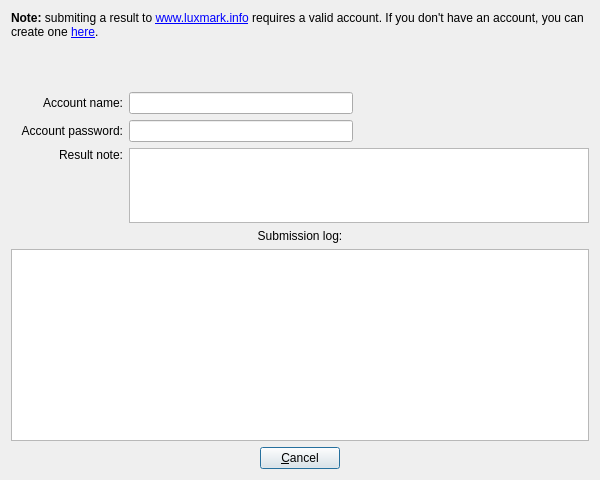
<?xml version="1.0" encoding="UTF-8"?>
<ui version="4.0">
 <class>SubmitDialog</class>
 <widget class="QDialog" name="SubmitDialog">
  <property name="geometry">
   <rect>
    <x>0</x>
    <y>0</y>
    <width>600</width>
    <height>480</height>
   </rect>
  </property>
  <property name="windowTitle">
   <string>Dialog</string>
  </property>
  <property name="windowIcon">
   <iconset resource="resources.qrc">
    <normaloff>:/images/resources/SLG_luxball_sppm_small.png</normaloff>:/images/resources/SLG_luxball_sppm_small.png</iconset>
  </property>
  <property name="modal">
   <bool>true</bool>
  </property>
  <layout class="QGridLayout" name="gridLayout">
   <item row="1" column="0">
    <widget class="QLabel" name="accountNameLabel">
     <property name="text">
      <string>Account name:</string>
     </property>
     <property name="alignment">
      <set>Qt::AlignRight|Qt::AlignTrailing|Qt::AlignVCenter</set>
     </property>
    </widget>
   </item>
   <item row="1" column="1">
    <widget class="QLineEdit" name="nameEdit">
     <property name="sizePolicy">
      <sizepolicy hsizetype="Expanding" vsizetype="Preferred">
       <horstretch>2</horstretch>
       <verstretch>0</verstretch>
      </sizepolicy>
     </property>
     <property name="echoMode">
      <enum>QLineEdit::Normal</enum>
     </property>
    </widget>
   </item>
   <item row="2" column="0">
    <widget class="QLabel" name="accountPwdLabel">
     <property name="text">
      <string>Account password:</string>
     </property>
     <property name="alignment">
      <set>Qt::AlignRight|Qt::AlignTrailing|Qt::AlignVCenter</set>
     </property>
    </widget>
   </item>
   <item row="2" column="1">
    <widget class="QLineEdit" name="pwdEdit">
     <property name="sizePolicy">
      <sizepolicy hsizetype="Expanding" vsizetype="Preferred">
       <horstretch>2</horstretch>
       <verstretch>0</verstretch>
      </sizepolicy>
     </property>
     <property name="echoMode">
      <enum>QLineEdit::Password</enum>
     </property>
    </widget>
   </item>
   <item row="3" column="0">
    <widget class="QLabel" name="resultNoteLabel">
     <property name="text">
      <string>Result note:</string>
     </property>
     <property name="alignment">
      <set>Qt::AlignRight|Qt::AlignTop|Qt::AlignTrailing</set>
     </property>
    </widget>
   </item>
   <item row="3" column="1" colspan="3">
    <widget class="QPlainTextEdit" name="noteTextEdit">
     <property name="sizePolicy">
      <sizepolicy hsizetype="Expanding" vsizetype="Expanding">
       <horstretch>0</horstretch>
       <verstretch>1</verstretch>
      </sizepolicy>
     </property>
    </widget>
   </item>
   <item row="4" column="0" colspan="4">
    <widget class="QLabel" name="logLabel">
     <property name="sizePolicy">
      <sizepolicy hsizetype="Expanding" vsizetype="Preferred">
       <horstretch>1</horstretch>
       <verstretch>0</verstretch>
      </sizepolicy>
     </property>
     <property name="text">
      <string>Submission log:</string>
     </property>
     <property name="alignment">
      <set>Qt::AlignCenter</set>
     </property>
    </widget>
   </item>
   <item row="5" column="0" colspan="4">
    <widget class="QTextEdit" name="resultText">
     <property name="sizePolicy">
      <sizepolicy hsizetype="Expanding" vsizetype="Expanding">
       <horstretch>1</horstretch>
       <verstretch>0</verstretch>
      </sizepolicy>
     </property>
     <property name="lineWrapMode">
      <enum>QTextEdit::NoWrap</enum>
     </property>
     <property name="readOnly">
      <bool>true</bool>
     </property>
    </widget>
   </item>
   <item row="6" column="0" colspan="4">
    <widget class="QWidget" name="widget" native="true">
     <property name="sizePolicy">
      <sizepolicy hsizetype="Expanding" vsizetype="Preferred">
       <horstretch>1</horstretch>
       <verstretch>0</verstretch>
      </sizepolicy>
     </property>
     <layout class="QHBoxLayout" name="horizontalLayout">
      <property name="margin">
       <number>0</number>
      </property>
      <item>
       <widget class="QPushButton" name="genericButton">
        <property name="sizePolicy">
         <sizepolicy hsizetype="Fixed" vsizetype="Fixed">
          <horstretch>0</horstretch>
          <verstretch>0</verstretch>
         </sizepolicy>
        </property>
        <property name="text">
         <string>&amp;Cancel</string>
        </property>
       </widget>
      </item>
     </layout>
    </widget>
   </item>
   <item row="1" column="2">
    <spacer name="horizontalSpacer">
     <property name="orientation">
      <enum>Qt::Horizontal</enum>
     </property>
     <property name="sizeType">
      <enum>QSizePolicy::Minimum</enum>
     </property>
     <property name="sizeHint" stdset="0">
      <size>
       <width>60</width>
       <height>20</height>
      </size>
     </property>
    </spacer>
   </item>
   <item row="0" column="0" colspan="4">
    <widget class="QLabel" name="noteLabel">
     <property name="sizePolicy">
      <sizepolicy hsizetype="Expanding" vsizetype="Preferred">
       <horstretch>1</horstretch>
       <verstretch>1</verstretch>
      </sizepolicy>
     </property>
     <property name="text">
      <string>&lt;html&gt;&lt;head/&gt;&lt;body&gt;&lt;p&gt;&lt;span style=&quot; font-weight:600;&quot;&gt;Note:&lt;/span&gt; submiting a result to &lt;a href=&quot;http://www.luxmark.info&quot;&gt;&lt;span style=&quot; text-decoration: underline; color:#0000ff;&quot;&gt;www.luxmark.info&lt;/span&gt;&lt;/a&gt; requires a valid account. If you don't have an account, you can create one &lt;a href=&quot;http://www.luxmark.info/user/register&quot;&gt;&lt;span style=&quot; text-decoration: underline; color:#0000ff;&quot;&gt;here&lt;/span&gt;&lt;/a&gt;.&lt;/p&gt;&lt;/body&gt;&lt;/html&gt;</string>
     </property>
     <property name="textFormat">
      <enum>Qt::RichText</enum>
     </property>
     <property name="alignment">
      <set>Qt::AlignLeading|Qt::AlignLeft|Qt::AlignTop</set>
     </property>
     <property name="wordWrap">
      <bool>true</bool>
     </property>
     <property name="indent">
      <number>-1</number>
     </property>
     <property name="openExternalLinks">
      <bool>true</bool>
     </property>
    </widget>
   </item>
  </layout>
 </widget>
 <resources>
  <include location="resources.qrc"/>
 </resources>
 <connections>
  <connection>
   <sender>genericButton</sender>
   <signal>released()</signal>
   <receiver>SubmitDialog</receiver>
   <slot>genericButton()</slot>
   <hints>
    <hint type="sourcelabel">
     <x>239</x>
     <y>277</y>
    </hint>
    <hint type="destinationlabel">
     <x>239</x>
     <y>149</y>
    </hint>
   </hints>
  </connection>
 </connections>
 <slots>
  <slot>genericButton()</slot>
 </slots>
</ui>
